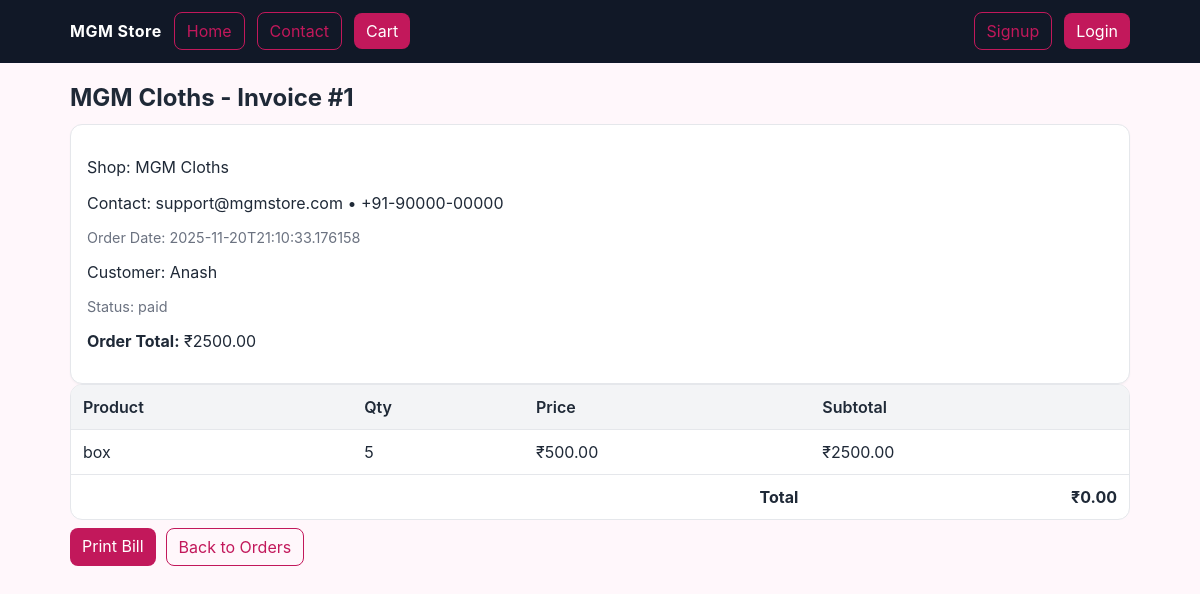
Screenshot of /order/1/invoice with the database file from the repository.
### tables this page shows
CREATE TABLE orders (
            id INTEGER PRIMARY KEY AUTOINCREMENT,
            customer_id INTEGER,
            status TEXT,
            total REAL,
            created_at TEXT, shipping_address TEXT, door_no TEXT, street TEXT, landmark TEXT, place TEXT, district TEXT, state TEXT, alt_mobile TEXT, pincode TEXT,
            FOREIGN KEY(customer_id) REFERENCES users(id)
        );

CREATE TABLE users (
            id INTEGER PRIMARY KEY AUTOINCREMENT,
            name TEXT,
            email TEXT UNIQUE,
            phone TEXT UNIQUE,
            password_hash TEXT,
            role TEXT,
            created_at TEXT
        );

CREATE TABLE order_items (
            id INTEGER PRIMARY KEY AUTOINCREMENT,
            order_id INTEGER,
            product_id INTEGER,
            quantity INTEGER,
            price REAL,
            FOREIGN KEY(order_id) REFERENCES orders(id),
            FOREIGN KEY(product_id) REFERENCES products(id)
        );

CREATE TABLE products (
            id INTEGER PRIMARY KEY AUTOINCREMENT,
            name TEXT,
            description TEXT,
            price REAL,
            stock INTEGER,
            created_at TEXT
        , image_url TEXT);

### app.py (the view)
@app.route("/order/<int:oid>/invoice")
def invoice(oid):
    conn = get_db()
    cur = conn.cursor()
    cur.execute("SELECT * FROM orders WHERE id=?", (oid,))
    order = cur.fetchone()
    cur.execute("SELECT * FROM users WHERE id=?", (order["customer_id"],))
    customer = cur.fetchone()
    cur.execute("""
        SELECT oi.*, p.name FROM order_items oi
        LEFT JOIN products p ON p.id = oi.product_id
        WHERE oi.order_id=?
    """, (oid,))
    items = cur.fetchall()
    conn.close()
    return render_template("invoice.html", order=order, customer=customer, items=items)

### app.py (called while the page is built, shortened)
def get_db():
    conn = sqlite3.connect(DB_PATH)
    conn.row_factory = sqlite3.Row
    return conn

def current_user():
    uid = session.get("user_id")
    if not uid:
        return None

@app.context_processor
def inject_user():
    return {"user": current_user()}

@app.before_request
def ensure_db():
    init_db()

### templates/invoice.html (shortened to what this page needs)
{% extends 'base.html' %}
{% block content %}
<h2 class="section-title">MGM Cloths - Invoice #{{ order['id'] }}</h2>
<div class="card">
  <p>Shop: MGM Cloths</p>
  <p>Contact: support@mgmstore.com • +91-90000-00000</p>
  <p class="meta">Order Date: {{ order['created_at'] }}</p>
  <p>Customer: {{ customer['name'] }}</p>
  <p class="meta">Status: {{ order['status'] }}</p>
  <p><strong>Order Total:</strong> ₹{{ '%.2f'|format(order['total']) }}</p>
</div>
<table class="table">
    <tr><th>Product</th><th>Qty</th><th>Price</th><th>Subtotal</th></tr>
    {% set total = 0 %}
    {% for it in items %}
    {% set subtotal = it['quantity'] * it['price'] %}
    {% set total = total + subtotal %}
    <tr>
        <td>{{ it['name'] }}</td>
        <td>{{ it['quantity'] }}</td>
        <td>₹{{ '%.2f'|format(it['price']) }}</td>
        <td>₹{{ '%.2f'|format(subtotal) }}</td>
    </tr>
    {% endfor %}
    <tr>
        <td colspan="3" class="invoice-total">Total</td>
        <td class="invoice-total">₹{{ '%.2f'|format(total) }}</td>
    </tr>
</table>
<div class="actions">
    <a class="btn" href="#" onclick="window.print(); return false;">Print Bill</a>
    <a class="btn btn-outline" href="/admin/orders">Back to Orders</a>
</div>
{% endblock %}

### static/styles.css (style rules this page uses)
:root { --primary:#c2185b; --primary-dark:#9c154a; --danger:#d32f2f; --bg:#fff7fb; --text:#1f2937; --muted:#6b7280; --border:#e5e7eb; --card:#ffffff; }
* { box-sizing:border-box }
html,body { height:100% }
body { margin:0;font-family:Inter,system-ui,Arial,sans-serif;color:var(--text);background:var(--bg) }
.btn { display:inline-block;padding:8px 12px;border-radius:8px;background:var(--primary);color:#fff;text-decoration:none;border:none;cursor:pointer;transition:.2s }
.btn-outline { background:transparent;color:var(--primary);border:1px solid var(--primary) }
.card { background:var(--card);border:1px solid var(--border);border-radius:12px;padding:16px;box-shadow:0 1px 2px rgba(0,0,0,0.04) }
.meta { color:var(--muted);font-size:.9rem }
.table { width:100%;border-collapse:separate;border-spacing:0;background:var(--card);border:1px solid var(--border);border-radius:12px;overflow:hidden }
.table th,.table td { padding:12px;border-bottom:1px solid var(--border) }
.table th { background:#f3f4f6;text-align:left;font-weight:600 }
.table tr:last-child td { border-bottom:none }
.actions { display:flex;gap:10px;margin-top:8px }
.section-title { margin:0 0 12px }
.invoice-total { font-weight:700;text-align:right }

### rows the page displays
orders: id "1", created_at "2025-11-20T21:10:33.176158", status "paid", total "2500.00"
users: name "Anash"
order_items: name "box", quantity "5", price "500.00", subtotal "2500.00"

### other values shown
{{ '%.2f'|format(total) }} "0.00"
